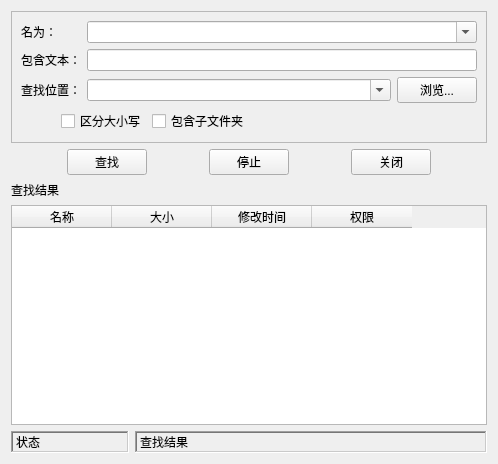
<ui version="4.0" >
 <class>FindFileForm</class>
 <widget class="QWidget" name="FindFileForm" >
  <property name="geometry" >
   <rect>
    <x>0</x>
    <y>0</y>
    <width>498</width>
    <height>464</height>
   </rect>
  </property>
  <property name="windowTitle" >
   <string>查找文件</string>
  </property>
  <property name="windowIcon" >
   <iconset resource="findfile.qrc" >:/new/prefix1/findfile.png</iconset>
  </property>
  <layout class="QVBoxLayout" >
   <item>
    <widget class="QFrame" name="frame" >
     <property name="frameShape" >
      <enum>QFrame::StyledPanel</enum>
     </property>
     <property name="frameShadow" >
      <enum>QFrame::Raised</enum>
     </property>
     <layout class="QVBoxLayout" >
      <item>
       <layout class="QGridLayout" >
        <item row="0" column="0" >
         <widget class="QLabel" name="label" >
          <property name="sizePolicy" >
           <sizepolicy vsizetype="Preferred" hsizetype="Fixed" >
            <horstretch>0</horstretch>
            <verstretch>0</verstretch>
           </sizepolicy>
          </property>
          <property name="text" >
           <string>名为：</string>
          </property>
         </widget>
        </item>
        <item row="0" column="1" colspan="2" >
         <widget class="QComboBox" name="nameComboBox" >
          <property name="editable" >
           <bool>true</bool>
          </property>
         </widget>
        </item>
        <item row="1" column="0" >
         <widget class="QLabel" name="label_2" >
          <property name="sizePolicy" >
           <sizepolicy vsizetype="Preferred" hsizetype="Fixed" >
            <horstretch>0</horstretch>
            <verstretch>0</verstretch>
           </sizepolicy>
          </property>
          <property name="text" >
           <string>包含文本：</string>
          </property>
         </widget>
        </item>
        <item row="1" column="1" colspan="2" >
         <widget class="QLineEdit" name="txtLineEdit" />
        </item>
        <item row="2" column="0" >
         <widget class="QLabel" name="label_3" >
          <property name="sizePolicy" >
           <sizepolicy vsizetype="Preferred" hsizetype="Fixed" >
            <horstretch>0</horstretch>
            <verstretch>0</verstretch>
           </sizepolicy>
          </property>
          <property name="text" >
           <string>查找位置：</string>
          </property>
         </widget>
        </item>
        <item row="2" column="1" >
         <widget class="QComboBox" name="dirComboBox" >
          <property name="editable" >
           <bool>true</bool>
          </property>
         </widget>
        </item>
        <item row="2" column="2" >
         <widget class="QPushButton" name="browsePushBtn" >
          <property name="sizePolicy" >
           <sizepolicy vsizetype="Fixed" hsizetype="Maximum" >
            <horstretch>0</horstretch>
            <verstretch>0</verstretch>
           </sizepolicy>
          </property>
          <property name="text" >
           <string>浏览...</string>
          </property>
         </widget>
        </item>
       </layout>
      </item>
      <item>
       <layout class="QHBoxLayout" >
        <item>
         <spacer>
          <property name="orientation" >
           <enum>Qt::Horizontal</enum>
          </property>
          <property name="sizeType" >
           <enum>QSizePolicy::Fixed</enum>
          </property>
          <property name="sizeHint" >
           <size>
            <width>40</width>
            <height>20</height>
           </size>
          </property>
         </spacer>
        </item>
        <item>
         <widget class="QCheckBox" name="sensitiveCheckBox" >
          <property name="text" >
           <string>区分大小写</string>
          </property>
         </widget>
        </item>
        <item>
         <widget class="QCheckBox" name="subfolderCheckBox" >
          <property name="text" >
           <string>包含子文件夹</string>
          </property>
         </widget>
        </item>
        <item>
         <spacer>
          <property name="orientation" >
           <enum>Qt::Horizontal</enum>
          </property>
          <property name="sizeType" >
           <enum>QSizePolicy::Expanding</enum>
          </property>
          <property name="sizeHint" >
           <size>
            <width>40</width>
            <height>20</height>
           </size>
          </property>
         </spacer>
        </item>
       </layout>
      </item>
     </layout>
    </widget>
   </item>
   <item>
    <layout class="QHBoxLayout" >
     <item>
      <spacer>
       <property name="orientation" >
        <enum>Qt::Horizontal</enum>
       </property>
       <property name="sizeHint" >
        <size>
         <width>40</width>
         <height>20</height>
        </size>
       </property>
      </spacer>
     </item>
     <item>
      <widget class="QPushButton" name="findPushBtn" >
       <property name="text" >
        <string>查找</string>
       </property>
      </widget>
     </item>
     <item>
      <spacer>
       <property name="orientation" >
        <enum>Qt::Horizontal</enum>
       </property>
       <property name="sizeHint" >
        <size>
         <width>40</width>
         <height>20</height>
        </size>
       </property>
      </spacer>
     </item>
     <item>
      <widget class="QPushButton" name="stopPushBtn" >
       <property name="text" >
        <string>停止</string>
       </property>
      </widget>
     </item>
     <item>
      <spacer>
       <property name="orientation" >
        <enum>Qt::Horizontal</enum>
       </property>
       <property name="sizeHint" >
        <size>
         <width>40</width>
         <height>20</height>
        </size>
       </property>
      </spacer>
     </item>
     <item>
      <widget class="QPushButton" name="closePushBtn" >
       <property name="text" >
        <string>关闭</string>
       </property>
      </widget>
     </item>
     <item>
      <spacer>
       <property name="orientation" >
        <enum>Qt::Horizontal</enum>
       </property>
       <property name="sizeHint" >
        <size>
         <width>40</width>
         <height>20</height>
        </size>
       </property>
      </spacer>
     </item>
    </layout>
   </item>
   <item>
    <widget class="QLabel" name="label_4" >
     <property name="text" >
      <string>查找结果</string>
     </property>
    </widget>
   </item>
   <item>
    <widget class="QTableWidget" name="resultTableWidget" >
     <column>
      <property name="text" >
       <string>名称</string>
      </property>
     </column>
     <column>
      <property name="text" >
       <string>大小</string>
      </property>
     </column>
     <column>
      <property name="text" >
       <string>修改时间</string>
      </property>
     </column>
     <column>
      <property name="text" >
       <string>权限</string>
      </property>
     </column>
    </widget>
   </item>
   <item>
    <layout class="QHBoxLayout" >
     <item>
      <widget class="QLabel" name="statusLabel" >
       <property name="sizePolicy" >
        <sizepolicy vsizetype="Preferred" hsizetype="Preferred" >
         <horstretch>1</horstretch>
         <verstretch>0</verstretch>
        </sizepolicy>
       </property>
       <property name="frameShape" >
        <enum>QFrame::WinPanel</enum>
       </property>
       <property name="frameShadow" >
        <enum>QFrame::Sunken</enum>
       </property>
       <property name="text" >
        <string>状态</string>
       </property>
      </widget>
     </item>
     <item>
      <widget class="QLabel" name="resultLabel" >
       <property name="sizePolicy" >
        <sizepolicy vsizetype="Preferred" hsizetype="Preferred" >
         <horstretch>3</horstretch>
         <verstretch>0</verstretch>
        </sizepolicy>
       </property>
       <property name="frameShape" >
        <enum>QFrame::WinPanel</enum>
       </property>
       <property name="frameShadow" >
        <enum>QFrame::Sunken</enum>
       </property>
       <property name="text" >
        <string>查找结果</string>
       </property>
      </widget>
     </item>
    </layout>
   </item>
  </layout>
 </widget>
 <resources>
  <include location="findfile.qrc" />
 </resources>
 <connections/>
</ui>
